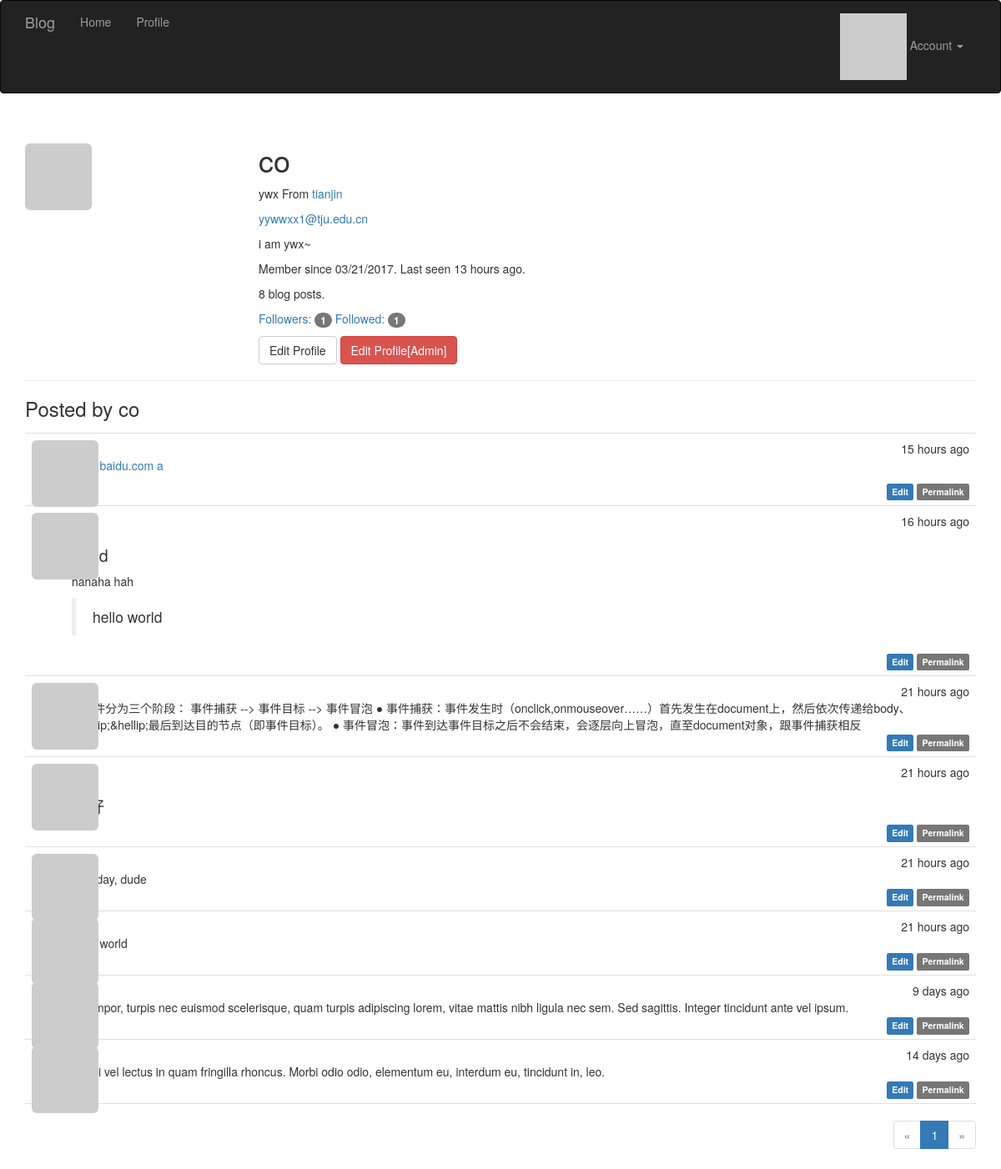
The app's page /user/co (signed in), older data.
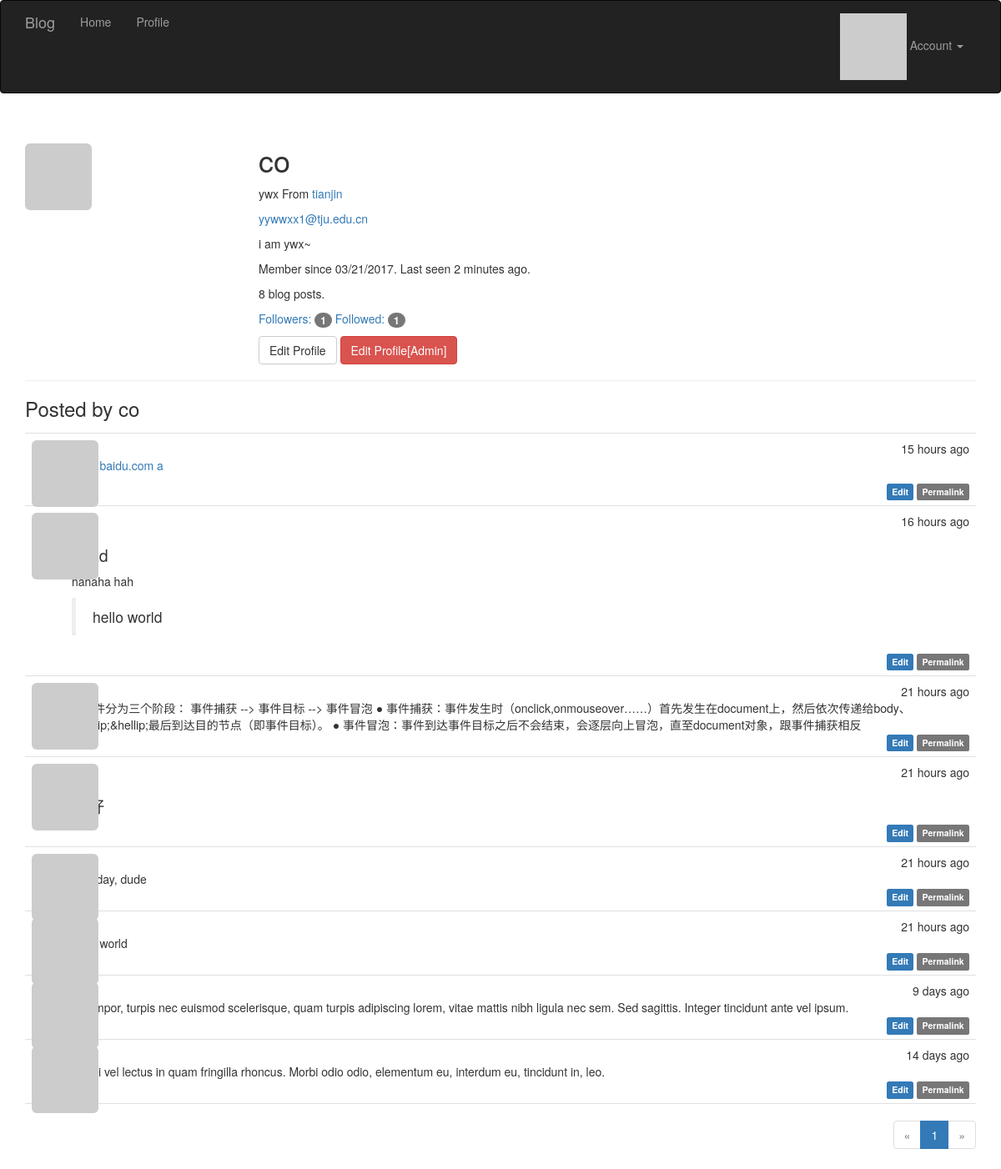
The same page, newer data.
### app/models.py (models this page shows, shortened)
class User(UserMixin, db.Model):
	__tablename__ = 'users'
	id = db.Column(db.Integer, primary_key=True)
	email = db.Column(db.String(64), unique=True, index=True)
	username = db.Column(db.String(64), unique=True, index=True)
	password_hash = db.Column(db.String(128))
	role_id = db.Column(db.Integer, db.ForeignKey('roles.id'))
	confirmed = db.Column(db.Boolean, default=False)
	name = db.Column(db.String(64))
	location = db.Column(db.String(64))
	about_me = db.Column(db.Text())
	member_since = db.Column(db.DateTime(), default=datetime.utcnow)
	last_seen = db.Column(db.DateTime(), default=datetime.utcnow)
	posts = db.relationship('Post', backref='author', lazy='dynamic')
	followed = db.relationship('Follow',foreign_keys=[Follow.follower_id],
			backref=db.backref('follower',lazy='joined'),
			lazy='dynamic',cascade='all, delete-orphan')
	followers = db.relationship('Follow', foreign_keys=[Follow.followed_id],
			backref=db.backref('followed',lazy='joined'),
			lazy='dynamic',cascade='all, delete-orphan')
	@property
	def password(self):
		raise AttributeError('password is not a readable attribute')
	@login_manager.user_loader #这个是登录模块的东西
	def load_user(user_id):
		return User.query.get(int(user_id)) #返回当前user对象，作为current_user
	def can(self, permissions):
		return self.role is not None and \
			(self.role.permissions & permissions) == permissions #权限判断巧妙
	def is_administrator(self):
		return self.can(Permission.ADMINISTER)
	def ping(self):
		self.last_seen = datetime.utcnow()
		db.session.add(self)
	def gravatar(self,size=100,default='identicon', rating='g'):
		if request.is_secure:
			url = 'https://secure.gravatar.com/avatar'
		else:
			url = 'http://gravatar.com/avatar'
		hash = hashlib.md5(self.email.encode('utf-8')).hexdigest()
		return '{url}/{hash}?s={size}&d={default}&r={rating}'.format(
			url=url,hash=hash,size=size,default=default,rating=rating)

class Post(db.Model):
	__tablename__='posts'
	id = db.Column(db.Integer, primary_key=True)
	body = db.Column(db.Text)
	body_html = db.Column(db.Text)
	timestamp = db.Column(db.DateTime, index=True, default=datetime.utcnow)
	author_id = db.Column(db.Integer, db.ForeignKey('users.id'))

### app/main/views.py (the view)
@main.route('/user/<username>')
def user(username):
	user = User.query.filter_by(username=username).first_or_404()
	page = request.args.get('page',1,type=int)
	pagination = user.posts.order_by(Post.timestamp.desc()).paginate(
			page, per_page=current_app.config['POSTS_PER_PAGE'], error_out=False)
	posts = pagination.items
	return render_template('user.html',user=user,posts=posts, pagination=pagination)

### app/auth/views.py (called while the page is built)
@auth.before_app_request #在全局的所有request之前，判断如果1.用户登录2.且未确认3.且请求的端点不在auth蓝本中,则强制跳转到unconfirm界面
def before_request():
	if current_user.is_authenticated:
		current_user.ping()
		if not current_user.confirmed \
			and request.endpoint \
			and request.endpoint[:5]!= 'auth.'\
			and request.endpoint != 'static':
			return redirect(url_for('auth.unconfirmed'))

### app/main/__init__.py (called while the page is built)
@main.app_context_processor #Permission类加入全局上下文卡，在所有模板中都可以全局访问
def inject_perssions():
	return dict(Permission=Permission)

### app/templates/user.html (shortened to what this page needs)
{% extends "base.html" %}
{% import "_macros.html" as macros %}
{% block page_content %}
<div class="page-header">
    <img class="img-rounded profile-thumbnail" src="{{user.gravatar(size=256)}}">
    <div class="profile-header">
        <h1>{{ user.username }}</h1>
        {% if user.name or user.location %}
        <p>
            {% if user.name %}{{ user.name }}{% endif %}
            {% if user.location %}
                From <a href="http://maps.google.com/?q={{ user.location }}">{{ user.location }}</a>
            {% endif %}
        </p>
        {% endif %}
        {% if current_user.is_administrator() %}
        <p><a href="mailto:{{ user.email }}">{{ user.email }}</a></p>
        {% endif %}
        {% if user.about_me %}<p>{{ user.about_me }}</p>{% endif %}
        <p>Member since {{ moment(user.member_since).format('L') }}. Last seen {{ moment(user.last_seen).fromNow() }}.</p>
        <p>{{user.posts.count()}} blog posts.</p>
        <p>
            <a href="{{url_for('.followers', username=user.username)}}">Followers: <span class="badge">{{user.followers.count()}}</span></a>
            <a href="{{url_for('.followed_by', username=user.username)}}">Followed: <span class="badge">{{user.followed.count()}}</span></a>
        </p>
        <p>
            {%if user == current_user %}
            <a class="btn btn-default" href="{{url_for('.edit_profile')}}">Edit Profile</a>
            {% endif %}
            {% if current_user.is_administrator()%}
            <a class="btn btn-danger" href="{{url_for('.edit_profile_admin',id=user.id)}}" >Edit Profile[Admin]</a>
            {% endif %}
        </p>
    </div>
</div>
<h3>Posted by {{user.username}}</h3>
{% include '_posts.html'%}
{% if pagination %}
<div class="pagination">
    {{ macros.pagination_widget(pagination, '.user', username=user.username) }}
</div>
{% endif %}
{% endblock %}

### app/templates/base.html (shortened to what this page needs)
{% extends "bootstrap/base.html" %}
{% import "bootstrap/wtf.html" as wtf%}
{% block head %}
{{ super() }}
<link rel="stylesheet" type="text/css" href="{{url_for('static',filename= 'style.css')}}">
{% endblock %}
{% block navbar %}
<div class="navbar navbar-inverse" role="navigation" >
	<div class="container">
		<div class="navbar-header">
			<a href="/" class="navbar-brand">Blog</a>
		</div>
		<div class="navbar-collapse collapse">
			<ul class="nav navbar-nav">
				<li><a href="/">Home</a></li>
				{% if current_user.is_authenticated %}
				<li><a href="{{url_for('main.user',username=current_user.username) }}">Profile</a></li>
				{% endif %}
			</ul>
			<ul class="nav navbar-nav navbar-right">
				{%if current_user.is_authenticated %}
				<li class="dropdown">
					<a href="#" class="dropdown-toggle" data-toggle="dropdown">
						<img src="{{ current_user.gravatar(size=18)}}">
						Account <b class="caret"></b>
					</a>
				</li>
				{% else %}
				<li><a href="{{ url_for('auth.login') }}">Sign In</a></li>
				{% endif %}
			</ul>
		</div>
	</div>
</div>
{% endblock %}
{% block content %}
<div class="container">
	{% block page_content %}{% endblock %}
</div>
{% endblock %}

### app/templates/_macros.html
{% macro pagination_widget(pagination, endpoint)%}
<ul class="pagination">
	<li {% if not pagination.has_prev %}class="disabled" {% endif %}>
		<a href="{% if pagination.has_prev %}{{url_for(endpoint,page=pagination.prev_num, **kwargs)}}{% else %}#{% endif %}">
			&laquo;
		</a>
	</li>
	{% for p in pagination.iter_pages() %}
	{% if p %}
		{% if p == pagination.page %}
		<li class="active">
			<a href="{{url_for(endpoint,page=p, **kwargs)}}">{{p}}</a>
		</li>
		{% else %}
		<li>
			<a href="{{url_for(endpoint,page=p, **kwargs)}}">{{p}}</a>
		</li>
		{% endif %}
	{% else %}
	<li class="disabled"><a href="#"> &hellip;</a></li>
	{% endif %}
	{% endfor %}
	<li {% if not pagination.has_next %} class="disabled" {% endif %}>
		<a href="{% if pagination.has_next %}{{url_for(endpoint,page=pagination.next_num, **kwargs)}}{% else %}#{% endif %}">
			&raquo;
		</a>
	</li>
</ul>
{% endmacro %}

### app/templates/_posts.html
<ul class="posts">
    {% for post in posts %}
    <li class="post">
        <div class="post-thumbnail">
            <a href="{{ url_for('.user', username=post.author.username) }}">
                <img class="img-rounded profile-thumbnail" src="{{ post.author.gravatar(size=40) }}">
            </a>
        </div>
        <div class="post-content">
            <div class="post-date">{{ moment(post.timestamp).fromNow() }}</div>
            <div class="post-author"><a href="{{ url_for('.user', username=post.author.username) }}">{{ post.author.username }}</a></div>
            <div class="post-body">
                {% if post.body_html%}
                {{post.body_html | safe}}
                {% else %}
                {{post.body}}
                {% endif %}
            </div>
            <div class="post-footer">
                {% if current_user == post.author %}
                    <a href="{{url_for('.edit',id=post.id)}}">
                        <span class="label label-primary">Edit</span>
                    </a>
                {% elif current_user.is_administrator() %}
                    <a href="{{url_for('.edit',id=post.id)}}">
                        <span class="label label-danger">Edit [Admin]</span>
                    </a>
                {% endif %}
                <a href="{{url_for('.post',id=post.id)}}">
                    <span class="label label-default">Permalink</span>
                </a>
            </div>
        </div>
    </li>
    {% endfor %}
</ul>

### app/static/style.css (style rules this page uses)
.profile-thumbnail { position: absolute; }
.profile-header { min-height: 260px; margin-left: 280px; }
ul.posts { list-style-type: none; padding: 0px; margin: 16px 0px 0px 0px; border-top: 1px solid #e0e0e0; }
ul.posts li.post { padding: 8px; border-bottom: 1px solid #e0e0e0; }
div.post-date { float: right; }
div.post-author { font-weight: bold; }
div.post-thumbnail { position: absolute; }
div.post-content { margin-left: 48px; min-height: 48px; }
div.pagination { width: 100%; text-align: right; padding: 0px; margin: 0px; }
div.post-footer { text-align: right; }
.post-body h1 { font-size: 140%; }

Row changes from the older to the newer data that the page shows:
changed User "co": last_seen "13 hours ago" → "2 minutes ago"
